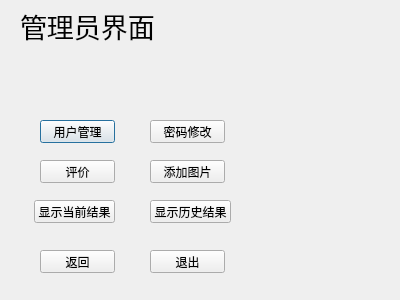
<?xml version="1.0" encoding="UTF-8"?>
<ui version="4.0">
 <class>admin</class>
 <widget class="QDialog" name="admin">
  <property name="geometry">
   <rect>
    <x>0</x>
    <y>0</y>
    <width>400</width>
    <height>300</height>
   </rect>
  </property>
  <property name="windowTitle">
   <string>Dialog</string>
  </property>
  <widget class="QLabel" name="label">
   <property name="geometry">
    <rect>
     <x>20</x>
     <y>10</y>
     <width>141</width>
     <height>31</height>
    </rect>
   </property>
   <property name="font">
    <font>
     <family>楷体</family>
     <pointsize>20</pointsize>
    </font>
   </property>
   <property name="text">
    <string>管理员界面</string>
   </property>
  </widget>
  <widget class="QPushButton" name="btn10">
   <property name="geometry">
    <rect>
     <x>40</x>
     <y>120</y>
     <width>75</width>
     <height>23</height>
    </rect>
   </property>
   <property name="text">
    <string>用户管理</string>
   </property>
  </widget>
  <widget class="QPushButton" name="btn12">
   <property name="geometry">
    <rect>
     <x>150</x>
     <y>120</y>
     <width>75</width>
     <height>23</height>
    </rect>
   </property>
   <property name="text">
    <string>密码修改</string>
   </property>
  </widget>
  <widget class="QPushButton" name="btn11">
   <property name="geometry">
    <rect>
     <x>40</x>
     <y>160</y>
     <width>75</width>
     <height>23</height>
    </rect>
   </property>
   <property name="text">
    <string>评价</string>
   </property>
  </widget>
  <widget class="QPushButton" name="btn13">
   <property name="geometry">
    <rect>
     <x>150</x>
     <y>250</y>
     <width>75</width>
     <height>23</height>
    </rect>
   </property>
   <property name="text">
    <string>退出</string>
   </property>
  </widget>
  <widget class="QPushButton" name="btn14">
   <property name="geometry">
    <rect>
     <x>150</x>
     <y>160</y>
     <width>75</width>
     <height>23</height>
    </rect>
   </property>
   <property name="text">
    <string>添加图片</string>
   </property>
  </widget>
  <widget class="QPushButton" name="pushButton">
   <property name="geometry">
    <rect>
     <x>40</x>
     <y>250</y>
     <width>75</width>
     <height>23</height>
    </rect>
   </property>
   <property name="text">
    <string>返回</string>
   </property>
  </widget>
  <widget class="QPushButton" name="pushButton_2">
   <property name="geometry">
    <rect>
     <x>34</x>
     <y>200</y>
     <width>81</width>
     <height>23</height>
    </rect>
   </property>
   <property name="text">
    <string>显示当前结果</string>
   </property>
  </widget>
  <widget class="QPushButton" name="pushButton_3">
   <property name="geometry">
    <rect>
     <x>150</x>
     <y>200</y>
     <width>81</width>
     <height>23</height>
    </rect>
   </property>
   <property name="text">
    <string>显示历史结果</string>
   </property>
  </widget>
 </widget>
 <resources/>
 <connections/>
</ui>
